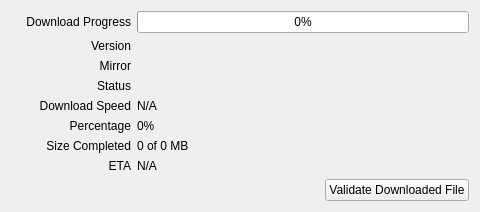
<?xml version="1.0" encoding="UTF-8"?>
<ui version="4.0">
 <class>downloading</class>
 <widget class="QWidget" name="downloading">
  <property name="geometry">
   <rect>
    <x>0</x>
    <y>0</y>
    <width>480</width>
    <height>203</height>
   </rect>
  </property>
  <property name="windowTitle">
   <string/>
  </property>
  <layout class="QGridLayout" name="gridLayout">
   <item row="0" column="0">
    <layout class="QFormLayout" name="formLayout_4">
     <property name="fieldGrowthPolicy">
      <enum>QFormLayout::ExpandingFieldsGrow</enum>
     </property>
     <item row="0" column="0">
      <widget class="QLabel" name="lblProgress">
       <property name="minimumSize">
        <size>
         <width>120</width>
         <height>0</height>
        </size>
       </property>
       <property name="text">
        <string>Download Progress</string>
       </property>
       <property name="alignment">
        <set>Qt::AlignRight|Qt::AlignTrailing|Qt::AlignVCenter</set>
       </property>
      </widget>
     </item>
     <item row="0" column="1">
      <widget class="QProgressBar" name="progressBar">
       <property name="value">
        <number>0</number>
       </property>
      </widget>
     </item>
     <item row="1" column="0">
      <widget class="QLabel" name="lblVersion">
       <property name="minimumSize">
        <size>
         <width>120</width>
         <height>0</height>
        </size>
       </property>
       <property name="text">
        <string>Version</string>
       </property>
       <property name="alignment">
        <set>Qt::AlignRight|Qt::AlignTrailing|Qt::AlignVCenter</set>
       </property>
      </widget>
     </item>
     <item row="1" column="1">
      <widget class="QLabel" name="version">
       <property name="text">
        <string/>
       </property>
      </widget>
     </item>
     <item row="2" column="0">
      <widget class="QLabel" name="lblMirror">
       <property name="minimumSize">
        <size>
         <width>120</width>
         <height>0</height>
        </size>
       </property>
       <property name="text">
        <string>Mirror</string>
       </property>
       <property name="alignment">
        <set>Qt::AlignRight|Qt::AlignTrailing|Qt::AlignVCenter</set>
       </property>
      </widget>
     </item>
     <item row="2" column="1">
      <widget class="QLabel" name="mirror">
       <property name="text">
        <string/>
       </property>
      </widget>
     </item>
     <item row="3" column="0">
      <widget class="QLabel" name="lblStatus">
       <property name="minimumSize">
        <size>
         <width>120</width>
         <height>0</height>
        </size>
       </property>
       <property name="text">
        <string>Status</string>
       </property>
       <property name="alignment">
        <set>Qt::AlignRight|Qt::AlignTrailing|Qt::AlignVCenter</set>
       </property>
      </widget>
     </item>
     <item row="3" column="1">
      <widget class="QLabel" name="status">
       <property name="text">
        <string/>
       </property>
       <property name="wordWrap">
        <bool>false</bool>
       </property>
      </widget>
     </item>
     <item row="4" column="0">
      <widget class="QLabel" name="lblSpeed">
       <property name="minimumSize">
        <size>
         <width>120</width>
         <height>0</height>
        </size>
       </property>
       <property name="text">
        <string>Download Speed</string>
       </property>
       <property name="alignment">
        <set>Qt::AlignRight|Qt::AlignTrailing|Qt::AlignVCenter</set>
       </property>
      </widget>
     </item>
     <item row="4" column="1">
      <widget class="QLabel" name="speed">
       <property name="text">
        <string>N/A</string>
       </property>
      </widget>
     </item>
     <item row="5" column="0">
      <widget class="QLabel" name="lblPercentage">
       <property name="minimumSize">
        <size>
         <width>120</width>
         <height>0</height>
        </size>
       </property>
       <property name="text">
        <string>Percentage</string>
       </property>
       <property name="alignment">
        <set>Qt::AlignRight|Qt::AlignTrailing|Qt::AlignVCenter</set>
       </property>
      </widget>
     </item>
     <item row="5" column="1">
      <widget class="QLabel" name="percentage">
       <property name="text">
        <string>0%</string>
       </property>
      </widget>
     </item>
     <item row="6" column="0">
      <widget class="QLabel" name="lblCompleted">
       <property name="minimumSize">
        <size>
         <width>120</width>
         <height>0</height>
        </size>
       </property>
       <property name="text">
        <string>Size Completed</string>
       </property>
       <property name="alignment">
        <set>Qt::AlignRight|Qt::AlignTrailing|Qt::AlignVCenter</set>
       </property>
      </widget>
     </item>
     <item row="6" column="1">
      <widget class="QLabel" name="completed">
       <property name="text">
        <string>0 of 0 MB</string>
       </property>
      </widget>
     </item>
     <item row="7" column="1">
      <widget class="QLabel" name="ETA">
       <property name="text">
        <string>N/A</string>
       </property>
      </widget>
     </item>
     <item row="7" column="0">
      <widget class="QLabel" name="lblETA">
       <property name="minimumSize">
        <size>
         <width>120</width>
         <height>0</height>
        </size>
       </property>
       <property name="text">
        <string>ETA</string>
       </property>
       <property name="alignment">
        <set>Qt::AlignRight|Qt::AlignTrailing|Qt::AlignVCenter</set>
       </property>
      </widget>
     </item>
    </layout>
   </item>
   <item row="1" column="0">
    <layout class="QHBoxLayout" name="horizontalLayout">
     <item>
      <spacer name="horizontalSpacer">
       <property name="orientation">
        <enum>Qt::Horizontal</enum>
       </property>
       <property name="sizeHint" stdset="0">
        <size>
         <width>40</width>
         <height>20</height>
        </size>
       </property>
      </spacer>
     </item>
     <item>
      <widget class="QPushButton" name="btnCheck">
       <property name="sizePolicy">
        <sizepolicy hsizetype="Preferred" vsizetype="Preferred">
         <horstretch>0</horstretch>
         <verstretch>0</verstretch>
        </sizepolicy>
       </property>
       <property name="toolTip">
        <string>If you want to validate downloaded file against corrupts, click this button.</string>
       </property>
       <property name="text">
        <string>Validate Downloaded File</string>
       </property>
      </widget>
     </item>
    </layout>
   </item>
  </layout>
 </widget>
 <resources/>
 <connections/>
</ui>
